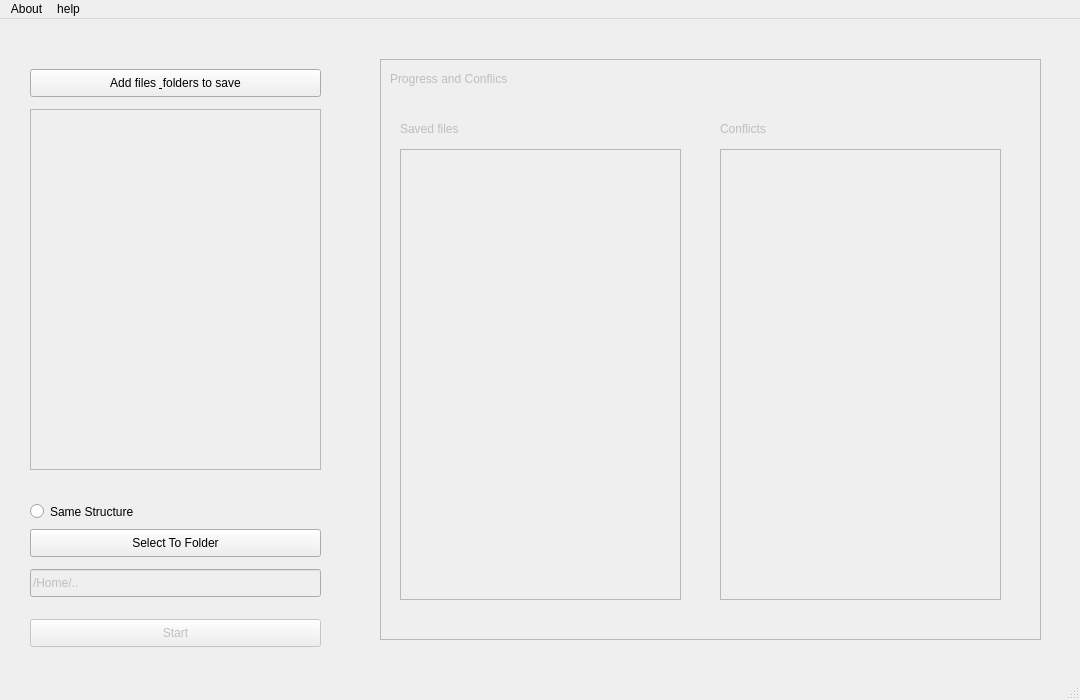
<?xml version="1.0" encoding="UTF-8"?>
<ui version="4.0">
 <class>MainWindow</class>
 <widget class="QMainWindow" name="MainWindow">
  <property name="geometry">
   <rect>
    <x>0</x>
    <y>0</y>
    <width>1080</width>
    <height>700</height>
   </rect>
  </property>
  <property name="minimumSize">
   <size>
    <width>1080</width>
    <height>700</height>
   </size>
  </property>
  <property name="maximumSize">
   <size>
    <width>1080</width>
    <height>700</height>
   </size>
  </property>
  <property name="mouseTracking">
   <bool>true</bool>
  </property>
  <property name="windowTitle">
   <string>MainWindow</string>
  </property>
  <widget class="QWidget" name="centralwidget">
   <widget class="QScrollArea" name="scrollToSave">
    <property name="geometry">
     <rect>
      <x>30</x>
      <y>90</y>
      <width>291</width>
      <height>361</height>
     </rect>
    </property>
    <property name="widgetResizable">
     <bool>true</bool>
    </property>
    <widget class="QWidget" name="scrollAreaWidgetContents">
     <property name="geometry">
      <rect>
       <x>0</x>
       <y>0</y>
       <width>287</width>
       <height>357</height>
      </rect>
     </property>
    </widget>
   </widget>
   <widget class="QPushButton" name="btnAddFilesToSave">
    <property name="geometry">
     <rect>
      <x>30</x>
      <y>50</y>
      <width>291</width>
      <height>28</height>
     </rect>
    </property>
    <property name="text">
     <string>Add files &amp; folders to save</string>
    </property>
   </widget>
   <widget class="QPushButton" name="btnSelectToFolder">
    <property name="geometry">
     <rect>
      <x>30</x>
      <y>510</y>
      <width>291</width>
      <height>28</height>
     </rect>
    </property>
    <property name="text">
     <string>Select To Folder</string>
    </property>
   </widget>
   <widget class="QRadioButton" name="rdbtnSameStructure">
    <property name="geometry">
     <rect>
      <x>30</x>
      <y>480</y>
      <width>161</width>
      <height>25</height>
     </rect>
    </property>
    <property name="text">
     <string>Same Structure</string>
    </property>
   </widget>
   <widget class="QFrame" name="frame">
    <property name="enabled">
     <bool>false</bool>
    </property>
    <property name="geometry">
     <rect>
      <x>380</x>
      <y>40</y>
      <width>661</width>
      <height>581</height>
     </rect>
    </property>
    <property name="frameShape">
     <enum>QFrame::StyledPanel</enum>
    </property>
    <property name="frameShadow">
     <enum>QFrame::Raised</enum>
    </property>
    <widget class="QLabel" name="label">
     <property name="geometry">
      <rect>
       <x>10</x>
       <y>10</y>
       <width>181</width>
       <height>20</height>
      </rect>
     </property>
     <property name="text">
      <string>Progress and Conflics</string>
     </property>
    </widget>
    <widget class="QScrollArea" name="scrollAreaSaved">
     <property name="geometry">
      <rect>
       <x>20</x>
       <y>90</y>
       <width>281</width>
       <height>451</height>
      </rect>
     </property>
     <property name="widgetResizable">
      <bool>true</bool>
     </property>
     <widget class="QWidget" name="scrollAreaWidgetContents_2">
      <property name="geometry">
       <rect>
        <x>0</x>
        <y>0</y>
        <width>277</width>
        <height>447</height>
       </rect>
      </property>
     </widget>
    </widget>
    <widget class="QLabel" name="label_2">
     <property name="geometry">
      <rect>
       <x>20</x>
       <y>60</y>
       <width>261</width>
       <height>20</height>
      </rect>
     </property>
     <property name="text">
      <string>Saved files</string>
     </property>
    </widget>
    <widget class="QScrollArea" name="scrollAreaConflicts">
     <property name="geometry">
      <rect>
       <x>340</x>
       <y>90</y>
       <width>281</width>
       <height>451</height>
      </rect>
     </property>
     <property name="widgetResizable">
      <bool>true</bool>
     </property>
     <widget class="QWidget" name="scrollAreaWidgetContents_3">
      <property name="geometry">
       <rect>
        <x>0</x>
        <y>0</y>
        <width>277</width>
        <height>447</height>
       </rect>
      </property>
     </widget>
    </widget>
    <widget class="QLabel" name="label_3">
     <property name="geometry">
      <rect>
       <x>340</x>
       <y>60</y>
       <width>261</width>
       <height>20</height>
      </rect>
     </property>
     <property name="text">
      <string>Conflicts</string>
     </property>
    </widget>
   </widget>
   <widget class="QLineEdit" name="etToFolder">
    <property name="enabled">
     <bool>false</bool>
    </property>
    <property name="geometry">
     <rect>
      <x>30</x>
      <y>550</y>
      <width>291</width>
      <height>28</height>
     </rect>
    </property>
    <property name="text">
     <string>/Home/..</string>
    </property>
    <property name="readOnly">
     <bool>true</bool>
    </property>
   </widget>
   <widget class="QPushButton" name="btnStartStop">
    <property name="enabled">
     <bool>false</bool>
    </property>
    <property name="geometry">
     <rect>
      <x>30</x>
      <y>600</y>
      <width>291</width>
      <height>28</height>
     </rect>
    </property>
    <property name="text">
     <string>Start</string>
    </property>
    <property name="checkable">
     <bool>false</bool>
    </property>
   </widget>
  </widget>
  <widget class="QMenuBar" name="menubar">
   <property name="geometry">
    <rect>
     <x>0</x>
     <y>0</y>
     <width>1080</width>
     <height>30</height>
    </rect>
   </property>
   <widget class="QMenu" name="menuAbout">
    <property name="title">
     <string>About</string>
    </property>
   </widget>
   <widget class="QMenu" name="menuhelp">
    <property name="title">
     <string>help</string>
    </property>
   </widget>
   <addaction name="menuAbout"/>
   <addaction name="menuhelp"/>
  </widget>
  <widget class="QStatusBar" name="statusbar"/>
 </widget>
 <resources/>
 <connections/>
</ui>
